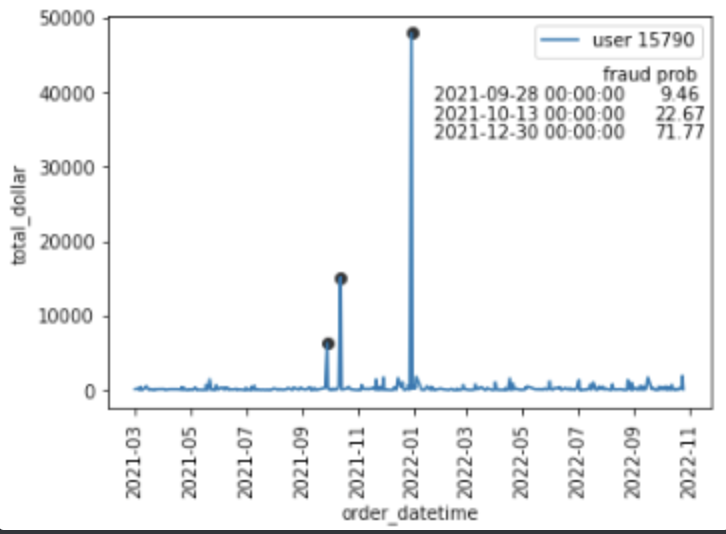
#> input picture plots/fraud_detection_1.png, 726 x 534 px
$ jupyter execute --allow-errors summary.ipynb
#> lines starting #> are read from the running program, lines starting #| are printed output that depends on the picture
This notebook provides a summary of our approach to the project, with any issues we face and limitations/assumptions made.

[cell 1]
import numpy as np
import matplotlib.pyplot as plt
import seaborn as sns
import pandas as pd
import math

data_directory = "../data/curated/"
#> (the rest of this cell did not finish here and is left out)

[cell 2]
def read_transactions(transactions_directories):
    return pd.concat([pd.read_parquet(trans_dir) for trans_dir in transactions_directories])

transaction_paths  = ['../data/tables/transactions_20210228_20210827_snapshot/', '../data/tables/transactions_20210828_20220227_snapshot/', '../data/tables/transactions_20220228_20220828_snapshot']
#> (the rest of this cell did not finish here and is left out)

# Normalisation

Firstly, we noticed an issue with the merchant dataset: the 'tags' column held a lot of data in an uncleaned string - it required both cleaning and normalisation so we could individually use all of the data contained in the tags field, which would be useful in ranking and segmentation later on (for example, take-rate, revenue band and category of purchase may all be relevant when ranking and, ideally, should be in different columns).

Hence, a normalisation procedure was conducted on this column and the corresponding ETL implementation was done, too.

#> (a cell that did not finish here is left out)

# Preprocessing/Outlier Analysis

After downloading/extracting the relevant datasets that were provided to us and conducting some preliminary analysis, the first step was to examine outliers and determine a method to eliminate them from the dataset.

We found that, after merging transactions with merchants, the nulls are predominantly related to the name of the merchant and what they purchased ('tags'). At the preliminary stage, it was determined that these can be considered vital features when ranking merchants, and if we lack this data, we hinder the accuracy of our selection metrics. Hence, all nulls were removed from further analysis.

To conduct further outlier analysis, we utilised a histogram to visualise the anomalies present(outliers taken out per merchant):

[cell 4]
# [5 lines of commented-out code are left out]
def is_outlier(merchant):
    Q3 = np.quantile(merchant,0.75)
    Q1 = np.quantile(merchant,0.25)
    IQR = Q3 - Q1
    lower_limit = Q1 - 1.5*IQR
    upper_limit = Q3 + 1.5*IQR
    return ~merchant.between(lower_limit, upper_limit)

#> (the rest of this cell did not finish here and is left out)

#> (a cell that did not finish here is left out)

We see that there are outliers present in the data after locating them from their respective merchants.

To eliminate the observed outliers, an IQR statistical implementation was used, resulting in approximately 3% of all data (113982 rows) being removed.

Complementing all these steps, a generic ETL script was being updated using separate functions for obtaining and preprocessing the data.

### Using a Fraud Model to Further Remove Data

After the release of the fraud dataset, we wanted to implement a model that detects fraudulent transactions and also removes them from the dataset. As the fraud data is only a subset of transactions deemed suspicious, we will deal with outliers that represent those transactions deemed suspicious based on our analysis, instead of the entire dataset. Outliers were chosen as representation as we found that the transactions deemed suspicious were coming from outliers pertaining to each consumer as seen below (took a random sample of 100 consumers).

[cell 6]
import matplotlib.image as mpimg

img1 = mpimg.imread('../plots/fraud_detection_1.png')
#> img1 is the input picture: shape (534, 726, 4) float32; mean R, G, B, A 0.954, 0.958, 0.96, 1
img2 = mpimg.imread('../plots/fraud_detection_2.png')
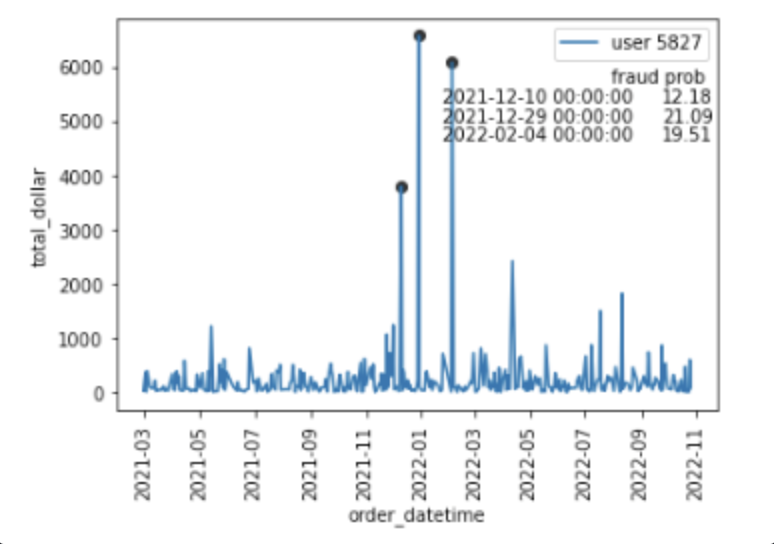
#> input picture plots/fraud_detection_2.png, 774 x 544 px
#> img2 is the input picture: shape (544, 774, 4) float32; mean R, G, B, A 0.948, 0.956, 0.963, 1
fig,ax = plt.subplots(1,2)
fig.set_figheight(5)
fig.set_figwidth(10)
ax[0].imshow(img1)
ax[1].imshow(img2)
ax[0].axis('off')
ax[1].axis('off')
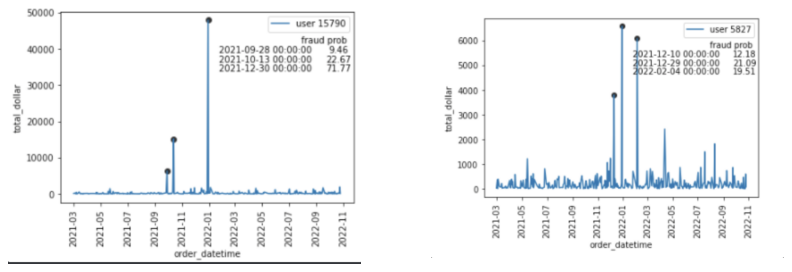
#> figure drawn by matplotlib, 2 panels
